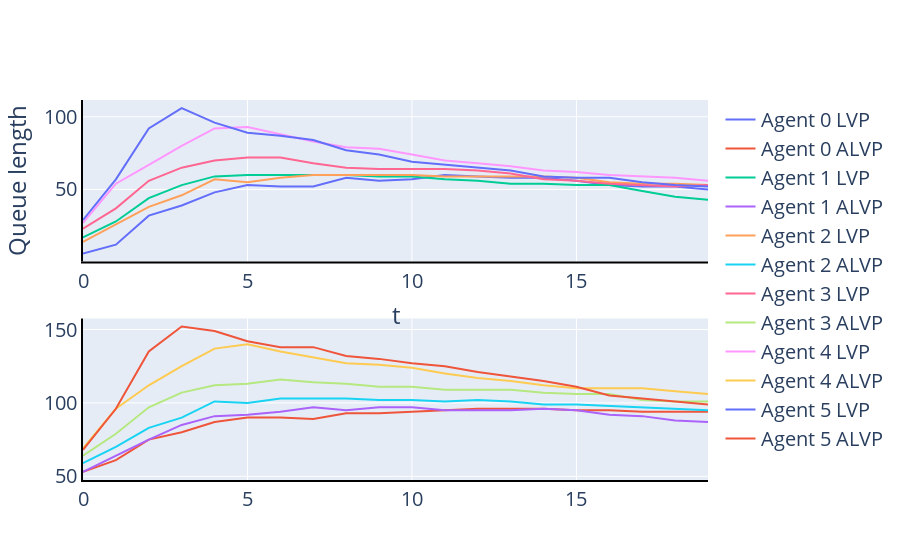

Notebook code for this chart:
### Code cell
layout = go.Layout(plot_bgcolor='rgba(0,0,0,0)')
fig = make_subplots(rows=2, cols=1)

for i in range(number_of_agents):
    sequence = [j[i] for j in alg_lvp.sequence_2]
    fig.add_trace(go.Scatter(y=sequence,
                                         x=list(range(len(sequence))),
                                         name=f"Agent {i} LVP",
                                         mode="lines"),
                 row=1, col=1)
    
    sequence = [j[i] for j in alg_alvp.sequence_2]
    fig.add_trace(go.Scatter(y=sequence,
                                         x=list(range(len(sequence))),
                                         name=f"Agent {i} ALVP",
                                         mode="lines"),
                 row=2, col=1)
            
fig.update_layout(
    xaxis_title="t",
    yaxis_title="Queue length",
    font = dict(size = 20),
    # width=800,
    height=600,
)
fig.update_xaxes(showline=True, linewidth=2, linecolor='black', gridcolor='white')
fig.update_yaxes(showline=True, linewidth=2, linecolor='black', gridcolor='white')
fig.show()

### Figure 1 — Plotly figure (JSON) as saved in the notebook; plotly's stock layout.template omitted (floating-point values rounded to 4 significant figures)
{"data": [{"mode": "lines", "name": "Agent 0 LVP", "type": "scatter", "x": [0, 1, 2, 3, 4, 5, 6, 7, 8, 9, 10, 11, 12, 13, 14, 15, 16, 17, 18, 19], "xaxis": "x", "y": [6, 12, 32, 39, 48, 53, 52, 52, 58, 56, 57, 60, 59, 58, 58, 56, 53, 52, 52, 50], "yaxis": "y"}, {"mode": "lines", "name": "Agent 0 ALVP", "type": "scatter", "x": [0, 1, 2, 3, 4, 5, 6, 7, 8, 9, 10, 11, 12, 13, 14, 15, 16, 17, 18, 19], "xaxis": "x2", "y": [53, 61, 75, 80, 87, 90, 90, 89, 93, 93, 94, 95, 96, 96, 96, 95, 95, 94, 94, 94], "yaxis": "y2"}, {"mode": "lines", "name": "Agent 1 LVP", "type": "scatter", "x": [0, 1, 2, 3, 4, 5, 6, 7, 8, 9, 10, 11, 12, 13, 14, 15, 16, 17, 18, 19], "xaxis": "x", "y": [17, 28, 44, 53, 59, 60, 60, 60, 60, 59, 59, 57, 56, 54, 54, 53, 53, 49, 45, 43], "yaxis": "y"}, {"mode": "lines", "name": "Agent 1 ALVP", "type": "scatter", "x": [0, 1, 2, 3, 4, 5, 6, 7, 8, 9, 10, 11, 12, 13, 14, 15, 16, 17, 18, 19], "xaxis": "x2", "y": [53, 64, 75, 85, 91, 92, 94, 97, 95, 97, 97, 95, 95, 95, 96, 95, 92, 91, 88, 87], "yaxis": "y2"}, {"mode": "lines", "name": "Agent 2 LVP", "type": "scatter", "x": [0, 1, 2, 3, 4, 5, 6, 7, 8, 9, 10, 11, 12, 13, 14, 15, 16, 17, 18, 19], "xaxis": "x", "y": [14, 26, 38, 46, 57, 55, 58, 60, 60, 60, 60, 59, 59, 59, 59, 58, 55, 54, 54, 53], "yaxis": "y"}, {"mode": "lines", "name": "Agent 2 ALVP", "type": "scatter", "x": [0, 1, 2, 3, 4, 5, 6, 7, 8, 9, 10, 11, 12, 13, 14, 15, 16, 17, 18, 19], "xaxis": "x2", "y": [59, 70, 83, 90, 101, 100, 103, 103, 103, 102, 102, 101, 102, 101, 99, 99, 98, 97, 96, 95], "yaxis": "y2"}, {"mode": "lines", "name": "Agent 3 LVP", "type": "scatter", "x": [0, 1, 2, 3, 4, 5, 6, 7, 8, 9, 10, 11, 12, 13, 14, 15, 16, 17, 18, 19], "xaxis": "x", "y": [23, 37, 56, 65, 70, 72, 72, 68, 65, 64, 64, 64, 63, 61, 57, 56, 54, 53, 52, 53], "yaxis": "y"}, {"mode": "lines", "name": "Agent 3 ALVP", "type": "scatter", "x": [0, 1, 2, 3, 4, 5, 6, 7, 8, 9, 10, 11, 12, 13, 14, 15, 16, 17, 18, 19], "xaxis": "x2", "y": [64, 79, 97, 107, 112, 113, 116, 114, 113, 111, 111, 109, 109, 109, 107, 106, 106, 102, 101, 101], "yaxis": "y2"}, {"mode": "lines", "name": "Agent 4 LVP", "type": "scatter", "x": [0, 1, 2, 3, 4, 5, 6, 7, 8, 9, 10, 11, 12, 13, 14, 15, 16, 17, 18, 19], "xaxis": "x", "y": [27, 54, 67, 80, 92, 93, 88, 83, 79, 78, 74, 70, 68, 66, 63, 62, 60, 59, 58, 56], "yaxis": "y"}, {"mode": "lines", "name": "Agent 4 ALVP", "type": "scatter", "x": [0, 1, 2, 3, 4, 5, 6, 7, 8, 9, 10, 11, 12, 13, 14, 15, 16, 17, 18, 19], "xaxis": "x2", "y": [69, 96, 112, 125, 137, 140, 135, 131, 127, 126, 124, 120, 117, 115, 112, 110, 110, 110, 108, 106], "yaxis": "y2"}, {"mode": "lines", "name": "Agent 5 LVP", "type": "scatter", "x": [0, 1, 2, 3, 4, 5, 6, 7, 8, 9, 10, 11, 12, 13, 14, 15, 16, 17, 18, 19], "xaxis": "x", "y": [29, 57, 92, 106, 96, 89, 87, 84, 77, 74, 69, 67, 65, 63, 59, 58, 58, 55, 53, 52], "yaxis": "y"}, {"mode": "lines", "name": "Agent 5 ALVP", "type": "scatter", "x": [0, 1, 2, 3, 4, 5, 6, 7, 8, 9, 10, 11, 12, 13, 14, 15, 16, 17, 18, 19], "xaxis": "x2", "y": [68, 96, 135, 152, 149, 142, 138, 138, 132, 130, 127, 125, 121, 118, 115, 111, 105, 103, 101, 99], "yaxis": "y2"}], "layout": {"autosize": true, "font": {"size": 20}, "xaxis": {"anchor": "y", "autorange": true, "domain": [0, 1], "gridcolor": "white", "linecolor": "black", "linewidth": 2, "range": [0, 19], "showline": true, "title": {"text": "t"}, "type": "linear"}, "xaxis2": {"anchor": "y2", "autorange": true, "domain": [0, 1], "gridcolor": "white", "linecolor": "black", "linewidth": 2, "range": [0, 19], "showline": true, "type": "linear"}, "yaxis": {"anchor": "x", "autorange": true, "domain": [0.575, 1], "gridcolor": "white", "linecolor": "black", "linewidth": 2, "range": [0.4444, 111.6], "showline": true, "title": {"text": "Queue length"}, "type": "linear"}, "yaxis2": {"anchor": "x2", "autorange": true, "domain": [0, 0.425], "gridcolor": "white", "linecolor": "black", "linewidth": 2, "range": [47.5, 157.5], "showline": true, "type": "linear"}}}
